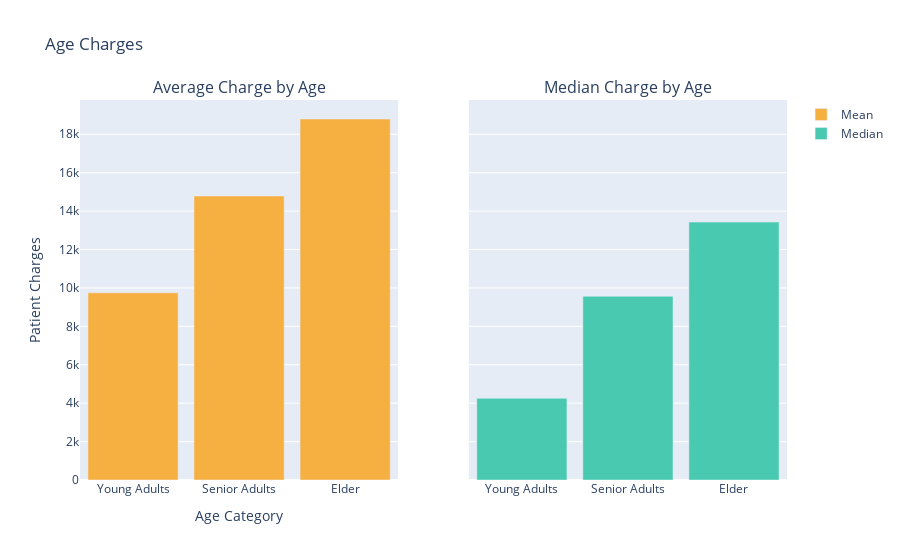

Notebook code cell kept with this figure:
### Markdown cell above
Charges according to age  Mean and Median

### Code cell
import plotly.graph_objs as go
from plotly.subplots import make_subplots
from plotly.offline import iplot, init_notebook_mode

init_notebook_mode(connected=True)

avg_ya_charge = df["charges"].loc[df["age_cat"] == "Young Adult"].mean()
avg_sa_charge = df["charges"].loc[df["age_cat"] == "Senior Adult"].mean()
avg_e_charge = df["charges"].loc[df["age_cat"] == "Elder"].mean()

med_ya_charge = df["charges"].loc[df["age_cat"] == "Young Adult"].median()
med_sa_charge = df["charges"].loc[df["age_cat"] == "Senior Adult"].median()
med_e_charge = df["charges"].loc[df["age_cat"] == "Elder"].median()

average_plot = go.Bar(
    x=['Young Adults', 'Senior Adults', 'Elder'],
    y=[avg_ya_charge, avg_sa_charge, avg_e_charge],
    name='Mean',
    marker=dict(color="#F5B041")
)

med_plot = go.Bar(
    x=['Young Adults', 'Senior Adults', 'Elder'],
    y=[med_ya_charge, med_sa_charge, med_e_charge],
    name='Median',
    marker=dict(color="#48C9B0")
)

fig = make_subplots(
    rows=1, cols=2,
    specs=[[{}, {}]],
    subplot_titles=('Average Charge by Age', 'Median Charge by Age'),
    shared_yaxes=True
)

fig.add_trace(average_plot, row=1, col=1)
fig.add_trace(med_plot, row=1, col=2)

fig.update_layout(
    showlegend=True,
    title='Age Charges',
    xaxis=dict(title="Age Category"),
    yaxis=dict(title="Patient Charges"),
    bargap=0.15
)

iplot(fig)

### Figure 1 — Plotly figure (JSON) as saved in the notebook; plotly's stock layout.template omitted (floating-point values rounded to 4 significant figures)
{"data": [{"marker": {"color": "#F5B041"}, "name": "Mean", "type": "bar", "x": ["Young Adults", "Senior Adults", "Elder"], "xaxis": "x", "y": [9744.0, 14790.0, 18800.0], "yaxis": "y"}, {"marker": {"color": "#48C9B0"}, "name": "Median", "type": "bar", "x": ["Young Adults", "Senior Adults", "Elder"], "xaxis": "x2", "y": [4252.0, 9565.0, 13430.0], "yaxis": "y2"}], "layout": {"annotations": [{"font": {"size": 16}, "showarrow": false, "text": "Average Charge by Age", "x": 0.225, "xanchor": "center", "xref": "paper", "y": 1, "yanchor": "bottom", "yref": "paper"}, {"font": {"size": 16}, "showarrow": false, "text": "Median Charge by Age", "x": 0.775, "xanchor": "center", "xref": "paper", "y": 1, "yanchor": "bottom", "yref": "paper"}], "bargap": 0.15, "showlegend": true, "title": {"text": "Age Charges"}, "xaxis": {"anchor": "y", "domain": [0, 0.45], "title": {"text": "Age Category"}}, "xaxis2": {"anchor": "y2", "domain": [0.55, 1]}, "yaxis": {"anchor": "x", "domain": [0, 1], "title": {"text": "Patient Charges"}}, "yaxis2": {"anchor": "x2", "domain": [0, 1], "matches": "y", "showticklabels": false}}}
